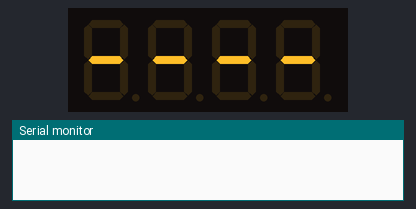
A sketch run on a simulated ESP8266 (NodeMCU). Parts: 4-digit seven-segment display, the last lines printed to the serial monitor. WiFi joins after 1.5 s; servers stay silent unless stated; network time is answered at once with the bench clock; the local clock reads 2024-03-15 10:24:30 at power-on unless the sketch sets it.

Above: at 0.1 s.
At 2.4 s:
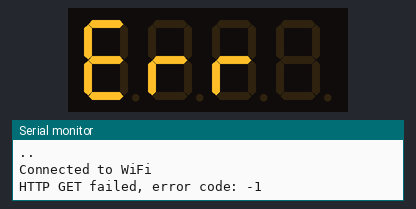

The sketch:

ESL_WL_v1.4.ino
```cpp
#include <ESP8266WiFi.h>
#include <ESP8266HTTPClient.h>
#include <TM1637Display.h>
#include <WiFiUdp.h>
#include <NTPClient.h>

// WiFi and Google Sheets setup
const char* ssid = "USER02";
const char* password = "87654321";
const char* googleSheetsUrl = "https://script.google.com/macros/s/AKfycbycK5WSGJnVsW5JF8KQoqgJuagm4arhQgX5nijMGBIBSHnaRprARSzFfiMPAGvByOVc/exec";

// Display setup on GPIO 16 (CLK) and GPIO 14 (DIO)
TM1637Display display(16, 14);

// NTP time client
WiFiUDP ntpUDP;
NTPClient timeClient(ntpUDP, "pool.ntp.org", 19800, 60000);  // IST offset

// Target wakeup time (10:30 AM IST)
const int targetHour = 10;
const int targetMinute = 30;

void setup() {
    Serial.begin(115200);
    display.setBrightness(0x0f);
    displayDashes();
}

void loop() {
    connectWiFi();              // Connect to Wi-Fi
    fetchDataAndDisplay();      // Fetch data from Google Sheets and display it
    delay(1000);
    connectNTPAndSleep();       // Sync time with NTP, calculate delay, and sleep
}

// Helper function to connect to Wi-Fi
void connectWiFi() {
    WiFi.begin(ssid, password);
    while (WiFi.status() != WL_CONNECTED) {
        delay(1000);
        Serial.print(".");
        displayDashes();
    }
    Serial.println("\nConnected to WiFi");
    displayCONN();
}

// Function to connect to NTP server, calculate delay, and delay until 10:30 AM next day
void connectNTPAndSleep() {
    timeClient.begin();
    delay(500);
    if (timeClient.update()) {
        int currentHour = timeClient.getHours();
        int currentMinute = timeClient.getMinutes();
        unsigned long currentEpoch = timeClient.getEpochTime();
        unsigned long targetEpoch;

        if (currentHour < targetHour || (currentHour == targetHour && currentMinute < targetMinute)) {
            // Calculate remaining time until today's 10:30 AM
            targetEpoch = currentEpoch + ((targetHour - currentHour) * 3600 + (targetMinute - currentMinute) * 60);
        } else {
            // Calculate time until tomorrow's 10:30 AM
            targetEpoch = currentEpoch + ((24 - currentHour + targetHour) * 3600 + (targetMinute - currentMinute) * 60);
        }

        unsigned long sleepDuration = (targetEpoch - currentEpoch) * 1000UL;  // Convert to milliseconds
        Serial.print("Sleeping for ");
        Serial.print(sleepDuration / 1000);
        Serial.println(" seconds (until 10:30 AM)");

        WiFi.disconnect();  // Disconnect Wi-Fi to save power
        delay(sleepDuration);  // Delay until the next 10:30 AM
    } else {
        Serial.println("Failed to update time.");
        displayError();
    }
}

// Existing fetchDataAndDisplay() function
void fetchDataAndDisplay() {
    if (WiFi.status() == WL_CONNECTED) {
        WiFiClientSecure client;  // HTTPS
        client.setInsecure();

        HTTPClient http;
        String currentUrl = googleSheetsUrl;
        bool redirecting = true;
        bool requestFailed = false;

        while (redirecting) {
            http.begin(client, currentUrl);
            http.setFollowRedirects(HTTPC_STRICT_FOLLOW_REDIRECTS);
            http.setTimeout(15000);

            int httpCode = http.GET();
            if (httpCode == -1 || httpCode == -11) {
                Serial.print("HTTP GET failed, error code: ");
                Serial.println(httpCode);
                requestFailed = true;
                break;
            }

            if (httpCode == HTTP_CODE_MOVED_PERMANENTLY || httpCode == HTTP_CODE_FOUND) {
                String redirectUrl = http.getLocation();
                Serial.println("Redirected to: " + redirectUrl);

                if (redirectUrl.length() == 0) {
                    Serial.println("Error: No redirect location.");
                    requestFailed = true;
                    break;
                }

                currentUrl = redirectUrl;
                http.end();
                delay(100);
            } else {
                Serial.print("HTTP Response Code: ");
                Serial.println(httpCode);

                if (httpCode > 0) {
                    String payload = http.getString();
                    Serial.println("Response: " + payload);

                    String tokens[8];
                    int index = 0;
                    char* token = strtok(&payload[0], ",");
                    while (token != NULL && index < 8) {
                        tokens[index++] = String(token);
                        token = strtok(NULL, ",");
                    }

                    if (index >= 1) {
                        displayNumberWithDecimal(display, tokens[3]);
                    }
                } else {
                    Serial.println("Failed to retrieve data");
                    requestFailed = true;
                }
                redirecting = false;
            }
        }
        if (requestFailed) displayError();
        http.end();
    } else {
        Serial.println("WiFi not connected");
        displayError();
    }
}

// Helper functions for display
void displayNumberWithDecimal(TM1637Display &display, String numberStr) {
    uint8_t segments[4] = {0};
    int digitIndex = 0;

    for (int i = 0; i < numberStr.length() && digitIndex < 4; i++) {
        char c = numberStr.charAt(i);
        if (c == '.') {
            if (digitIndex > 0 && digitIndex < 4) {
                segments[digitIndex - 1] |= 0b10000000;
            }
        } else if (isdigit(c)) {
            segments[digitIndex++] = display.encodeDigit(c - '0');
        }
    }
    display.setSegments(segments, 4, 0);
}

void displayError() {
    uint8_t Err[] = { 0b01111001, 0b01010000, 0b01010000, 0b00000000 };
    display.setSegments(Err);
}

void displayCONN() {
    uint8_t CONN[] = { 0b00111001, 0b01011100, 0b01010100, 0b01010100 };
    display.setSegments(CONN);
}

void displayDashes() {
    uint8_t dashes[] = { 0b01000000, 0b01000000, 0b01000000, 0b01000000 };
    display.setSegments(dashes);
}
```
